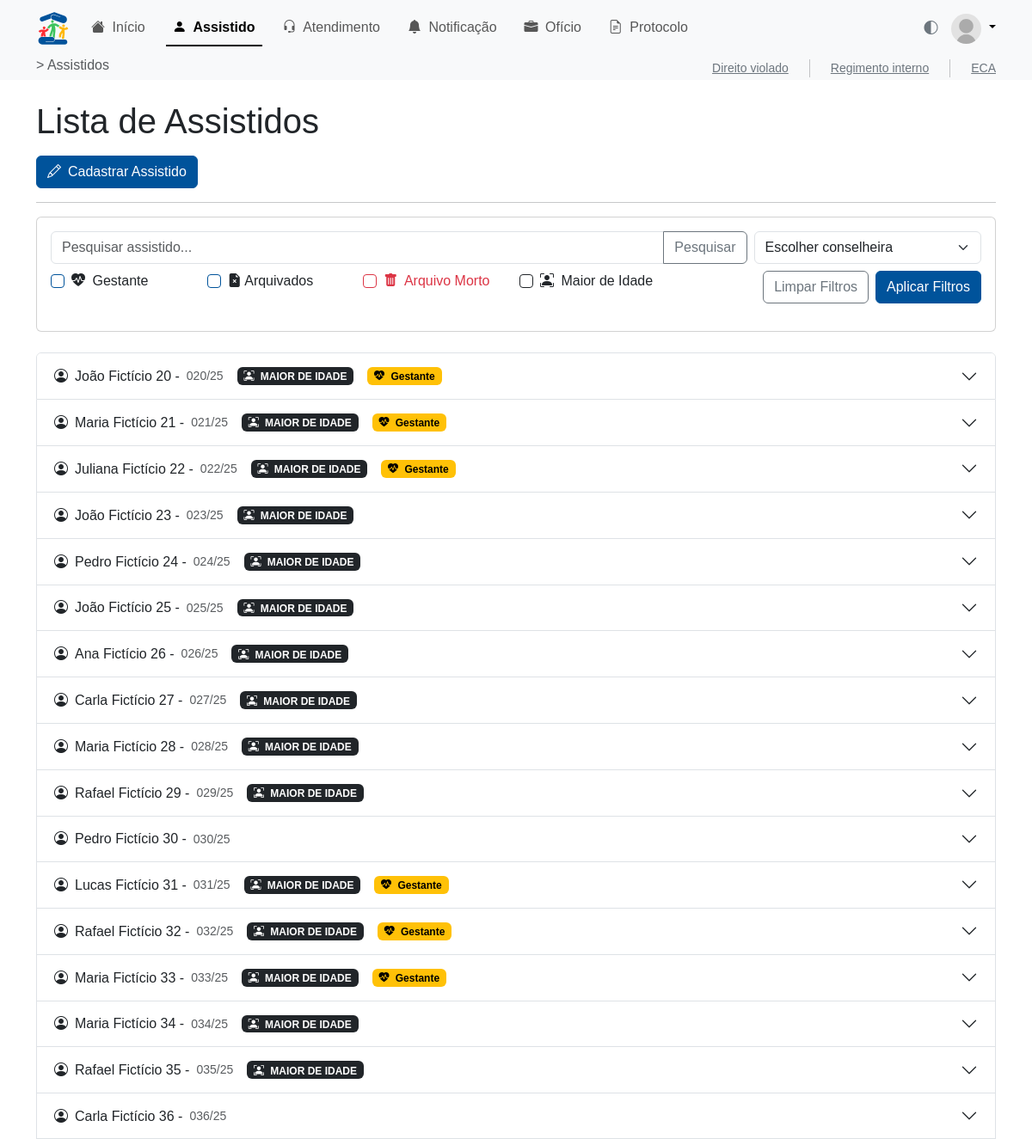
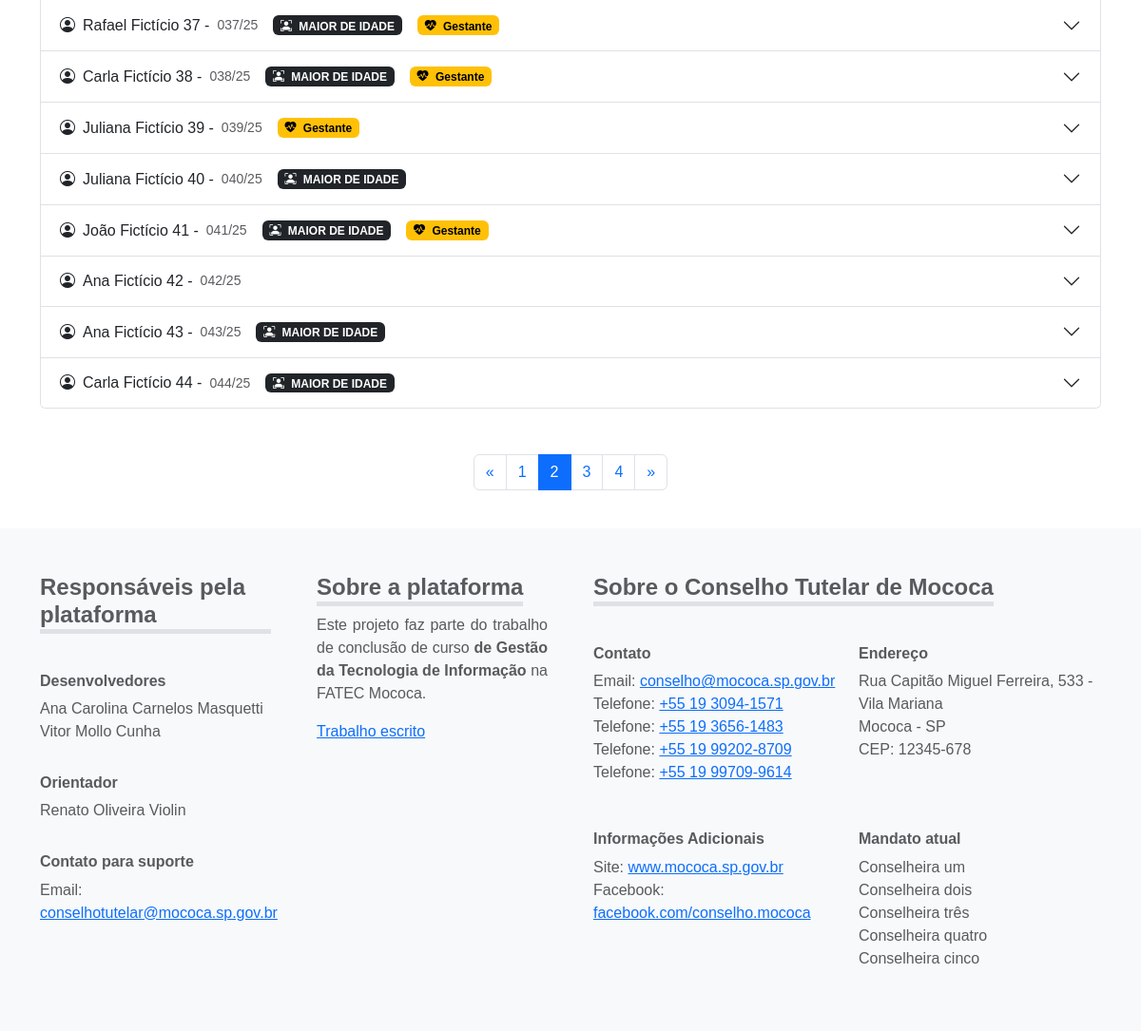
/assistido/?page=2, run on the app's committed database (2 pictures, top to bottom).
### assistido/models.py (models this page shows, shortened)
class Assistido(models.Model):
    id_assist = models.AutoField(primary_key=True)
    nmcompleto_assist = models.CharField(max_length=255)
    numero_assist = models.CharField(max_length=50, blank=True, null=True)
    dn_assist = models.DateField(blank=True, null=True)  # Data de nascimento
    nmgenitor_assist = models.CharField(max_length=255, blank=True, null=True)
    nmgenitora_assist = models.CharField(max_length=255, blank=True, null=True)
    DTCADASTRO = models.DateTimeField(auto_now_add=True, verbose_name='Data de Cadastro')
    TIPOS_RESPONSAVEL = [
        ("tio", "Tio"),
        ("tia", "Tia"),
        ("avo", "Avô/Avó"),
        ("primo", "Primo/Prima"),
        ("outro", "Outro"),
    ]
    nmresponsavel_assist = models.CharField(
        max_length=50, choices=TIPOS_RESPONSAVEL, default="outro"
    )
    outro_responsavel = models.CharField(
        max_length=255, blank=True, null=True,
        help_text="Preencher se o tipo do responsável for 'Outro'."
    )
    escola_assist = models.CharField(max_length=255, blank=True, null=True)
    rua_assist = models.CharField(max_length=255, blank=True, null=True)
    bairro_assist = models.CharField(max_length=100, blank=True, null=True)
    cidade_assist = models.CharField(max_length=100, blank=True, null=True)
    numerocasa_assist = models.CharField(max_length=20, blank=True, null=True)
    id_conselheira = models.ForeignKey(
        Conselheira,
        on_delete=models.SET_NULL,
        null=True,
        blank=True,
        related_name='assistidos'
    )
    gestante_assist = models.BooleanField(default=False)
    arquivomorto_assist = models.BooleanField(default=False)
    arquivado_assist = models.BooleanField(default=False)
    filaarquivomorto_assist = models.BooleanField(default=False)
    dtarquivomorto_assist = models.DateField(blank=True, null=True)

### assistido/views.py (the view)
# urls.py: path('', views.assistido_view, name='assistidos'),
def assistido_view(request):
    from usuario.models import Conselheira
    q = request.GET.get('q', '').strip()
    conselheira_id = request.GET.get('conselheira')
    gestante = request.GET.get('gestante') == 'on'
    arquivado = request.GET.get('arquivado') == 'on'
    arquivomorto = request.GET.get('arquivomorto') == 'on'
    maior_idade = request.GET.get('maior_idade') == 'on'
    assistidos_qs = Assistido.objects.all()
    if q:
        assistidos_qs = assistidos_qs.filter(nmcompleto_assist__icontains=q)
    if conselheira_id and conselheira_id.isdigit():
        assistidos_qs = assistidos_qs.filter(id_conselheira_id=int(conselheira_id))
    if gestante:
        assistidos_qs = assistidos_qs.filter(gestante_assist=True)
    if arquivado:
        assistidos_qs = assistidos_qs.filter(arquivado_assist=True)
    if arquivomorto:
        assistidos_qs = assistidos_qs.filter(arquivomorto_assist=True)
    if maior_idade:
        from datetime import date
        hoje = date.today()
        data_limite = date(hoje.year - 18, hoje.month, hoje.day)
        assistidos_qs = assistidos_qs.filter(dn_assist__lte=data_limite)
    from django.core.paginator import Paginator, EmptyPage, PageNotAnInteger
    page = request.GET.get('page', 1)
    paginator = Paginator(assistidos_qs, 25)
    try:
        assistidos = paginator.page(page)
    except PageNotAnInteger:
        assistidos = paginator.page(1)
    except EmptyPage:
        assistidos = paginator.page(paginator.num_pages)
    conselheiras = Conselheira.objects.all()
    return render(request, 'assistido/assistidos.html', {
        'pagina_atual': 'assistidos',
        'page_title': 'Assistidos',
        'assistidos': assistidos,
        'conselheiras': conselheiras,
        'request': request
    })

### assistido/templatetags/assistido_extras.py (called while the page is built)
@register.filter
def age(value):
    if not value:
        return ''
    today = date.today()
    try:
        return today.year - value.year - ((today.month, today.day) < (value.month, value.day))
    except Exception:
        return ''

@register.filter
def format_telefone(value):
    if not value:
        return ''
    num = re.sub(r'\D', '', value)
    if num.startswith('55'):
        num = num[2:]
    if len(num) == 11:
        return f'{num[0:2]} {num[2:7]}-{num[7:]}'
    elif len(num) == 10:
        return f'{num[0:2]} {num[2:6]}-{num[6:]}'
    elif len(num) == 9:
        return f'{num[0:5]}-{num[5:]}'
    elif len(num) == 8:
        return f'{num[0:4]}-{num[4:]}'
    return value

### assistido/templates/assistido/assistidos.html (shortened to what this page needs)
{% extends 'base.html' %}
{% load assistido_extras %}
{% block content %}
<main style="min-height: 57em;">
  <div class="container my-4">
    <h1 class="mb-3">Lista de Assistidos</h1>
    <button type="button" class="btn btn-primary me-2" data-bs-toggle="modal" data-bs-target="#modalCadastrarAssistido">
      <i class="bi bi-pencil pe-2"></i>Cadastrar Assistido
    </button>
    <hr>
    <div class="card mb-4">
      <div class="card-body container">
        <form method="get" class="mb-3 row g-2">
          <div class="col-lg-9">
            <div class="input-group">
              <input type="text" class="form-control" name="q" value="{{ request.GET.q|default:'' }}" placeholder="Pesquisar assistido...">
              <button class="btn btn-outline-secondary" type="submit">Pesquisar</button>
            </div>
          </div>
          <div class="col-lg-3">
            <select id="inputConselheira" name="conselheira" class="form-select">
              <option value="">Escolher conselheira</option>
            </select>
          </div>
          <div class="col-lg-2">
            <div class="form-check">
              <input type="checkbox" class="form-check-input border-primary" id="inputGestante" name="gestante" {% if request.GET.gestante %}checked{% endif %}>
              <label class="form-check-label" for="inputGestante"><i class="bi bi-heart-pulse-fill me-1"></i> Gestante</label>
            </div>
          </div>
          <div class="col-lg-2">
            <div class="form-check">
              <input type="checkbox" class="form-check-input border-primary" id="inputArquivados" name="arquivado" {% if request.GET.arquivado %}checked{% endif %}>
              <label class="form-check-label" for="inputArquivados"><i class="bi bi-file-earmark-x-fill"></i> Arquivados</label>
            </div>
          </div>
          <div class="col-lg-2">
            <div class="form-check">
              <input type="checkbox" class="form-check-input border-danger" id="inputArquivoMorto" name="arquivomorto" {% if request.GET.arquivomorto %}checked{% endif %}>
              <label class="form-check-label text-danger" for="inputArquivoMorto"><i class="bi bi-trash-fill me-1"></i> Arquivo Morto</label>
            </div>
          </div>
          <div class="col-lg-2">
            <div class="form-check">
              <input type="checkbox" class="form-check-input border-dark" id="inputMaiorIdade" name="maior_idade" {% if request.GET.maior_idade %}checked{% endif %}>
              <label class="form-check-label" for="inputMaiorIdade"><i class="bi bi-person-bounding-box me-1"></i> Maior de Idade</label>
            </div>
          </div>
          <div class="col-lg-4 d-flex justify-content-end">
            <a href="{% url 'assistido:assistidos' %}" class="btn btn-outline-secondary me-2">Limpar Filtros</a>
            <button type="submit" class="btn btn-primary">Aplicar Filtros</button>
          </div>
        </form>
      </div>
    </div>
    <div class="accordion" id="assistidosAccordion">
      {% for a in assistidos %}
      <div class="accordion-item">
        <h2 class="accordion-header" id="heading{{ a.id_assist }}">
          <button class="accordion-button collapsed" type="button" data-bs-toggle="collapse"
            data-bs-target="#collapse{{ a.id_assist }}" aria-expanded="false" aria-controls="collapse{{ a.id_assist }}">
            <i class="bi bi-person-circle me-2"></i>
            {{ a.nmcompleto_assist }} - <small class="text-muted ms-2">{{ a.numero_assist }}/{{ a.DTCADASTRO|date:'y' }}</small>
            {% if a.dn_assist and a.dn_assist|age >= 18 %}
              <span class="badge text-bg-dark ms-3">
                <i class="bi bi-person-bounding-box me-1"></i>
                MAIOR DE IDADE
              </span>
            {% endif %}
            {% if a.gestante_assist %}
              <span class="badge text-bg-warning ms-3">
                <i class="bi bi-heart-pulse-fill me-1"></i>
                Gestante
              </span>
            {% endif %}
          </button>
        </h2>
      </div>
      {% empty %}
      <p class="text-muted">Nenhum assistido encontrado.</p>
      {% endfor %}
    </div>
      <div class="d-flex justify-content-center mt-5 w-100">
        <nav>
          <ul class="pagination">
            <li class="page-item {% if not assistidos.has_previous or assistidos.paginator.num_pages == 1 %}disabled{% endif %}">
              <a class="page-link" href="{% if assistidos.has_previous %}?page={{ assistidos.previous_page_number }}{% else %}#{% endif %}" aria-label="Previous" tabindex="-1">
                <span aria-hidden="true">&laquo;</span>
              </a>
            </li>
            {% for num in assistidos.paginator.page_range %}
              <li class="page-item {% if assistidos.number == num %}active{% endif %}">
                <a class="page-link" href="?page={{ num }}">{{ num }}</a>
              </li>
            {% endfor %}
            <li class="page-item {% if not assistidos.has_next or assistidos.paginator.num_pages == 1 %}disabled{% endif %}">
              <a class="page-link" href="{% if assistidos.has_next %}?page={{ assistidos.next_page_number }}{% else %}#{% endif %}" aria-label="Next" tabindex="-1">
                <span aria-hidden="true">&raquo;</span>
              </a>
            </li>
          </ul>
        </nav>
      </div>
  </div>
</main>
{% endblock %}

### static/css/main.css (style rules this page uses)
html,body { height: 100%; }

### static/css/custom.css (style rules this page uses)
:root { --bs-body-font-family: 'Nunito Sans', sans-serif !important; }
:root { --bs-primary: #00539b !important; --bs-primary-rgb: 0, 83, 155 !important; }
.btn-primary { background-color: var(--bs-primary); border-color: var(--bs-primary); }
[data-bs-theme="light"] { --bs-primary: #00539b !important; --bs-body-bg: #ffffff; }

### data on the page
Assistido: nmcompleto_assist "João Fictício 20", numero_assist "020", DTCADASTRO "25", dn_assist "MAIOR DE IDADE", gestante_assist True (drawn)
Assistido: nmcompleto_assist "Maria Fictício 21", numero_assist "021", DTCADASTRO "25", dn_assist "MAIOR DE IDADE", gestante_assist True (drawn)
Assistido: nmcompleto_assist "Juliana Fictício 22", numero_assist "022", DTCADASTRO "25", dn_assist "MAIOR DE IDADE", gestante_assist True (drawn)
Assistido: nmcompleto_assist "João Fictício 23", numero_assist "023", DTCADASTRO "25", dn_assist "MAIOR DE IDADE"
Assistido: nmcompleto_assist "Pedro Fictício 24", numero_assist "024", DTCADASTRO "25", dn_assist "MAIOR DE IDADE"
Assistido: nmcompleto_assist "João Fictício 25", numero_assist "025", DTCADASTRO "25", dn_assist "MAIOR DE IDADE"
Assistido: nmcompleto_assist "Ana Fictício 26", numero_assist "026", DTCADASTRO "25", dn_assist "MAIOR DE IDADE"
Assistido: nmcompleto_assist "Carla Fictício 27", numero_assist "027", DTCADASTRO "25", dn_assist "MAIOR DE IDADE"
Assistido: nmcompleto_assist "Maria Fictício 28", numero_assist "028", DTCADASTRO "25", dn_assist "MAIOR DE IDADE"
Assistido: nmcompleto_assist "Rafael Fictício 29", numero_assist "029", DTCADASTRO "25", dn_assist "MAIOR DE IDADE"
Assistido: nmcompleto_assist "Pedro Fictício 30", numero_assist "030", DTCADASTRO "25"
Assistido: nmcompleto_assist "Lucas Fictício 31", numero_assist "031", DTCADASTRO "25", dn_assist "MAIOR DE IDADE", gestante_assist True (drawn)
Assistido: nmcompleto_assist "Rafael Fictício 32", numero_assist "032", DTCADASTRO "25", dn_assist "MAIOR DE IDADE", gestante_assist True (drawn)
Assistido: nmcompleto_assist "Maria Fictício 33", numero_assist "033", DTCADASTRO "25", dn_assist "MAIOR DE IDADE", gestante_assist True (drawn)
Assistido: nmcompleto_assist "Maria Fictício 34", numero_assist "034", DTCADASTRO "25", dn_assist "MAIOR DE IDADE"
Assistido: nmcompleto_assist "Rafael Fictício 35", numero_assist "035", DTCADASTRO "25", dn_assist "MAIOR DE IDADE"
Assistido: nmcompleto_assist "Carla Fictício 36", numero_assist "036", DTCADASTRO "25"
Assistido: nmcompleto_assist "Rafael Fictício 37", numero_assist "037", DTCADASTRO "25", dn_assist "MAIOR DE IDADE", gestante_assist True (drawn)
Assistido: nmcompleto_assist "Carla Fictício 38", numero_assist "038", DTCADASTRO "25", dn_assist "MAIOR DE IDADE", gestante_assist True (drawn)
Assistido: nmcompleto_assist "Juliana Fictício 39", numero_assist "039", DTCADASTRO "25", gestante_assist True (drawn)
Assistido: nmcompleto_assist "Juliana Fictício 40", numero_assist "040", DTCADASTRO "25", dn_assist "MAIOR DE IDADE"
Assistido: nmcompleto_assist "João Fictício 41", numero_assist "041", DTCADASTRO "25", dn_assist "MAIOR DE IDADE", gestante_assist True (drawn)
Assistido: nmcompleto_assist "Ana Fictício 42", numero_assist "042", DTCADASTRO "25"
Assistido: nmcompleto_assist "Ana Fictício 43", numero_assist "043", DTCADASTRO "25", dn_assist "MAIOR DE IDADE"
Assistido: nmcompleto_assist "Carla Fictício 44", numero_assist "044", DTCADASTRO "25", dn_assist "MAIOR DE IDADE"

### other printed values
{{ num }} "1" "2" "3" "4"
